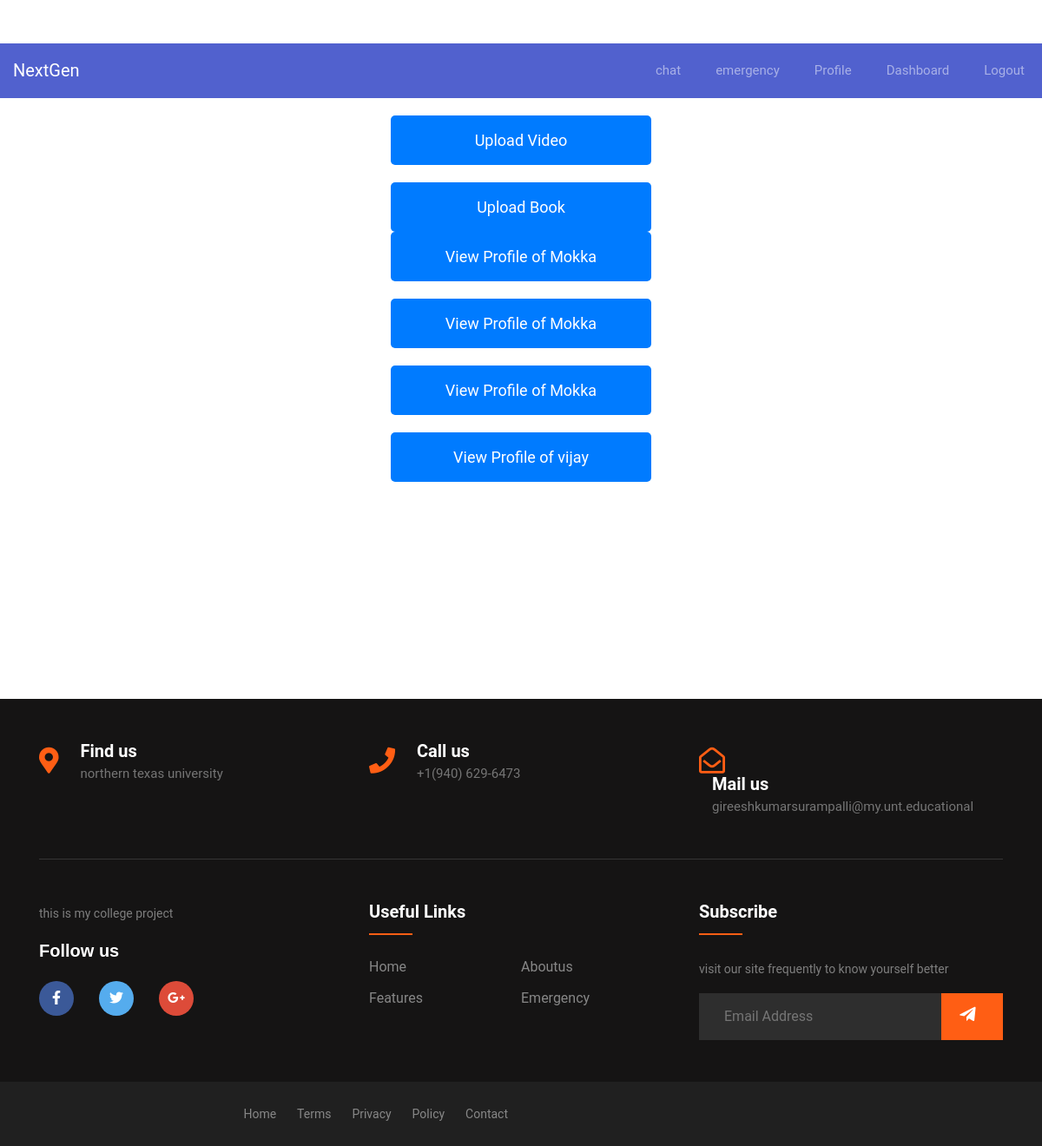
The app's page /admin (signed in) with its own data.
### app/models.py (models this page shows, shortened)
class User(db.Model, UserMixin):
    __tablename__ = 'user'
    id = db.Column(db.Integer, primary_key=True)
    euid = db.Column(db.String(50), nullable=False)
    first_name = db.Column(db.String(100), nullable=False)
    last_name = db.Column(db.String(100), nullable=False)
    dob = db.Column(db.Date, nullable=False)
    email = db.Column(db.String(120), unique=True, nullable=False)
    password = db.Column(db.String(60), nullable=False)

### app/routes.py (the view)
@main.route('/admin')
@login_required
def admin_index():
    pro = User.query.all()
    return render_template('admin_index.html',pro=pro)

### app/models.py (called while the page is built)
@login_manager.user_loader
def load_user(user_id):
    return User.query.get(int(user_id))

### app/templates/admin_index.html (shortened to what this page needs)
{% extends 'base.html' %}
{% block content %}
    <div class="admin-container">
        <h1>Admin Dashboard</h1>
        <div class="button-container">
            <a href="{{ url_for('main.upload_video') }}" class="admin-button">Upload Video</a>
            <a href="{{ url_for('main.upload_book') }}" class="admin-button">Upload Book</a>
        </div>
        <div class="button-container">
            {% for user in pro %}
                <a href="{{ url_for('main.view_user_profile', user_id=user.id) }}" class="admin-button">View Profile of {{ user.first_name }}</a>
            {% endfor %}
        </div>
    </div>
{% endblock %}

### app/templates/base.html (style rules this page uses)
body { font-family: 'Roboto', sans-serif; }
* { margin: 0; padding: 0; }

### app/templates/admin_index.html (style rules this page uses)
.admin-container { display: flex; flex-direction: column; align-items: center; margin-top: 50px; }
h1 { font-size: 36px; color: #333; margin-bottom: 40px; }
.button-container { display: flex; flex-direction: column; gap: 20px; max-width: 300px; width: 100%; }
.admin-button { padding: 15px; font-size: 18px; color: #fff; background-color: #007bff; border: none; border-radius: 5px; cursor: pointer; text-align: center; text-decoration: none; }

### records on screen
User: first_name "Mokka"
User: first_name "Mokka"
User: first_name "Mokka"
User: first_name "vijay"
